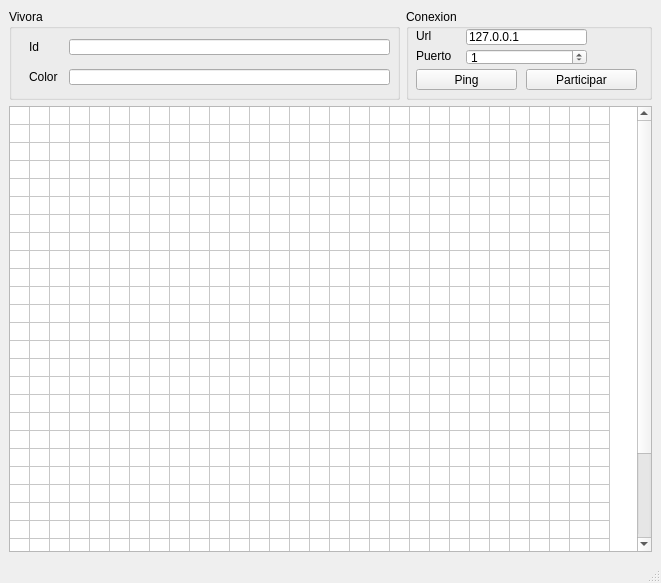
<?xml version="1.0" encoding="UTF-8"?>
<ui version="4.0">
 <class>MainWindow</class>
 <widget class="QMainWindow" name="MainWindow">
  <property name="geometry">
   <rect>
    <x>0</x>
    <y>0</y>
    <width>661</width>
    <height>583</height>
   </rect>
  </property>
  <property name="windowTitle">
   <string>cliente</string>
  </property>
  <property name="windowIcon">
   <iconset>
    <normaloff>c4396505db29c0744b9fef79f8ca4f25.jpg</normaloff>c4396505db29c0744b9fef79f8ca4f25.jpg</iconset>
  </property>
  <widget class="QWidget" name="centralwidget">
   <layout class="QGridLayout" name="gridLayout">
    <item row="0" column="0">
     <widget class="QGroupBox" name="groupBox">
      <property name="minimumSize">
       <size>
        <width>391</width>
        <height>91</height>
       </size>
      </property>
      <property name="title">
       <string>Vivora</string>
      </property>
      <widget class="QLabel" name="label">
       <property name="geometry">
        <rect>
         <x>20</x>
         <y>30</y>
         <width>31</width>
         <height>16</height>
        </rect>
       </property>
       <property name="text">
        <string>Id</string>
       </property>
      </widget>
      <widget class="QLabel" name="label_2">
       <property name="geometry">
        <rect>
         <x>20</x>
         <y>60</y>
         <width>31</width>
         <height>16</height>
        </rect>
       </property>
       <property name="text">
        <string>Color</string>
       </property>
      </widget>
      <widget class="QLineEdit" name="lineEdit_2">
       <property name="geometry">
        <rect>
         <x>60</x>
         <y>30</y>
         <width>321</width>
         <height>16</height>
        </rect>
       </property>
      </widget>
      <widget class="QLineEdit" name="lineEdit_3">
       <property name="geometry">
        <rect>
         <x>60</x>
         <y>60</y>
         <width>321</width>
         <height>16</height>
        </rect>
       </property>
      </widget>
     </widget>
    </item>
    <item row="0" column="1">
     <widget class="QGroupBox" name="groupBox_2">
      <property name="minimumSize">
       <size>
        <width>241</width>
        <height>91</height>
       </size>
      </property>
      <property name="title">
       <string>Conexion</string>
      </property>
      <widget class="QLabel" name="label_4">
       <property name="geometry">
        <rect>
         <x>10</x>
         <y>20</y>
         <width>46</width>
         <height>13</height>
        </rect>
       </property>
       <property name="text">
        <string>Url</string>
       </property>
      </widget>
      <widget class="QLabel" name="label_5">
       <property name="geometry">
        <rect>
         <x>10</x>
         <y>40</y>
         <width>46</width>
         <height>13</height>
        </rect>
       </property>
       <property name="text">
        <string>Puerto</string>
       </property>
      </widget>
      <widget class="QLineEdit" name="lineEdit">
       <property name="geometry">
        <rect>
         <x>60</x>
         <y>20</y>
         <width>121</width>
         <height>16</height>
        </rect>
       </property>
       <property name="text">
        <string>127.0.0.1</string>
       </property>
      </widget>
      <widget class="QSpinBox" name="spinBox_4">
       <property name="geometry">
        <rect>
         <x>60</x>
         <y>40</y>
         <width>121</width>
         <height>16</height>
        </rect>
       </property>
       <property name="maximum">
        <number>100000</number>
       </property>
       <property name="value">
        <number>1</number>
       </property>
      </widget>
      <widget class="QPushButton" name="pushButton">
       <property name="geometry">
        <rect>
         <x>10</x>
         <y>60</y>
         <width>101</width>
         <height>21</height>
        </rect>
       </property>
       <property name="text">
        <string>Ping</string>
       </property>
      </widget>
      <widget class="QPushButton" name="pushButton_2">
       <property name="geometry">
        <rect>
         <x>120</x>
         <y>60</y>
         <width>111</width>
         <height>21</height>
        </rect>
       </property>
       <property name="text">
        <string>Participar</string>
       </property>
      </widget>
     </widget>
    </item>
    <item row="1" column="0" colspan="2">
     <widget class="QTableWidget" name="tableWidget">
      <property name="minimumSize">
       <size>
        <width>600</width>
        <height>420</height>
       </size>
      </property>
      <property name="showGrid">
       <bool>true</bool>
      </property>
      <property name="rowCount">
       <number>30</number>
      </property>
      <property name="columnCount">
       <number>30</number>
      </property>
      <attribute name="horizontalHeaderVisible">
       <bool>false</bool>
      </attribute>
      <attribute name="horizontalHeaderDefaultSectionSize">
       <number>10</number>
      </attribute>
      <attribute name="horizontalHeaderHighlightSections">
       <bool>true</bool>
      </attribute>
      <attribute name="horizontalHeaderMinimumSectionSize">
       <number>1</number>
      </attribute>
      <attribute name="verticalHeaderVisible">
       <bool>false</bool>
      </attribute>
      <attribute name="verticalHeaderDefaultSectionSize">
       <number>10</number>
      </attribute>
      <attribute name="verticalHeaderMinimumSectionSize">
       <number>1</number>
      </attribute>
      <row/>
      <row/>
      <row/>
      <row/>
      <row/>
      <row/>
      <row/>
      <row/>
      <row/>
      <row/>
      <row/>
      <row/>
      <row/>
      <row/>
      <row/>
      <row/>
      <row/>
      <row/>
      <row/>
      <row/>
      <row/>
      <row/>
      <row/>
      <row/>
      <row/>
      <row/>
      <row/>
      <row/>
      <row/>
      <row/>
      <column/>
      <column/>
      <column/>
      <column/>
      <column/>
      <column/>
      <column/>
      <column/>
      <column/>
      <column/>
      <column/>
      <column/>
      <column/>
      <column/>
      <column/>
      <column/>
      <column/>
      <column/>
      <column/>
      <column/>
      <column/>
      <column/>
      <column/>
      <column/>
      <column/>
      <column/>
      <column/>
      <column/>
      <column/>
      <column/>
     </widget>
    </item>
   </layout>
  </widget>
  <widget class="QMenuBar" name="menubar">
   <property name="geometry">
    <rect>
     <x>0</x>
     <y>0</y>
     <width>661</width>
     <height>21</height>
    </rect>
   </property>
  </widget>
  <widget class="QStatusBar" name="statusbar"/>
 </widget>
 <resources/>
 <connections/>
</ui>
